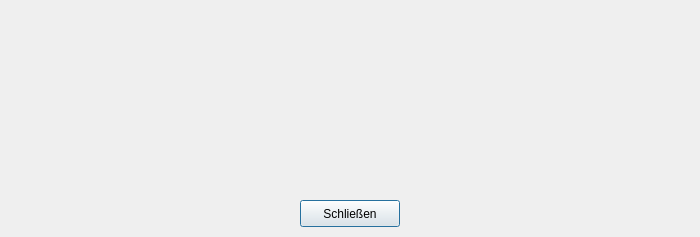
<?xml version="1.0" encoding="UTF-8"?>
<ui version="4.0">
 <class>aboutDialog</class>
 <widget class="QDialog" name="aboutDialog">
  <property name="geometry">
   <rect>
    <x>0</x>
    <y>0</y>
    <width>700</width>
    <height>237</height>
   </rect>
  </property>
  <property name="windowTitle">
   <string>About gpsinfo4zemokost</string>
  </property>
  <widget class="QPushButton" name="close">
   <property name="geometry">
    <rect>
     <x>300</x>
     <y>200</y>
     <width>100</width>
     <height>27</height>
    </rect>
   </property>
   <property name="text">
    <string>Schließen</string>
   </property>
   <property name="icon">
    <iconset theme="window-close">
     <normaloff/>
    </iconset>
   </property>
  </widget>
  <widget class="QLabel" name="aboutText">
   <property name="geometry">
    <rect>
     <x>50</x>
     <y>20</y>
     <width>600</width>
     <height>170</height>
    </rect>
   </property>
   <property name="text">
    <string/>
   </property>
   <property name="textFormat">
    <enum>Qt::RichText</enum>
   </property>
   <property name="wordWrap">
    <bool>true</bool>
   </property>
   <property name="textInteractionFlags">
    <set>Qt::LinksAccessibleByMouse|Qt::TextSelectableByKeyboard|Qt::TextSelectableByMouse</set>
   </property>
  </widget>
 </widget>
 <resources/>
 <connections/>
</ui>
